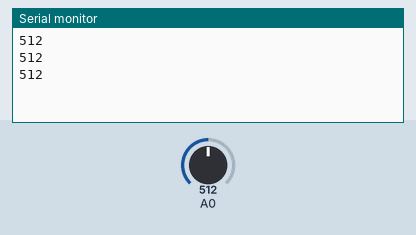
The sketch below on a simulated Arduino Uno, built with avr-gcc and run on an emulated ATmega328P. Parts: the last lines printed to the serial monitor. Inputs (shaded band) come from the test bench; at power-on: A0 = 512.

Above: at 1.3 s.
1.4 s: A0 set to 716
At 1.9 s:
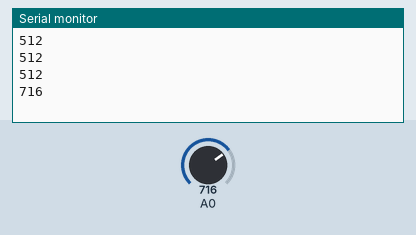
2.9 s: A0 set to 900
At 3.4 s:
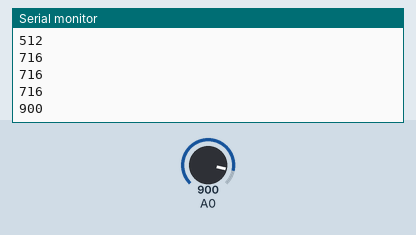
Timing chart, 0 to 5.9 s (numbered marks = the images above; inputs shaded):
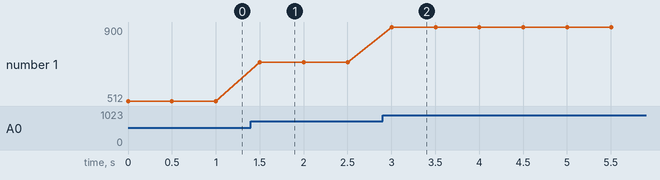

The sketch:

Encoder_EXP.ino
```cpp
void setup() {
  Serial.begin(9600);
}

void loop() {
  // 0번부터 3번까지 아날로그 핀의 값을 읽어옵니다.
  int sensorValues[1];
    sensorValues[1] = analogRead(A0);

  // 읽어온 값을 시리얼 모니터에 출력합니다.
    Serial.println(sensorValues[1]);

  // Serial.println(""); // 구분선 출력

  delay(500); // 0.1초 대기
}
```

Measured:
- after the input at 1.4 s, the serial monitor: prints a new line after 0.10 s (image 1)
- after the input at 2.9 s, the serial monitor: prints a new line after 0.10 s (image 2)
- plotted number 1: 512 → 716 after the input at 1.4 s, 716 → 900 after the input at 2.9 s
